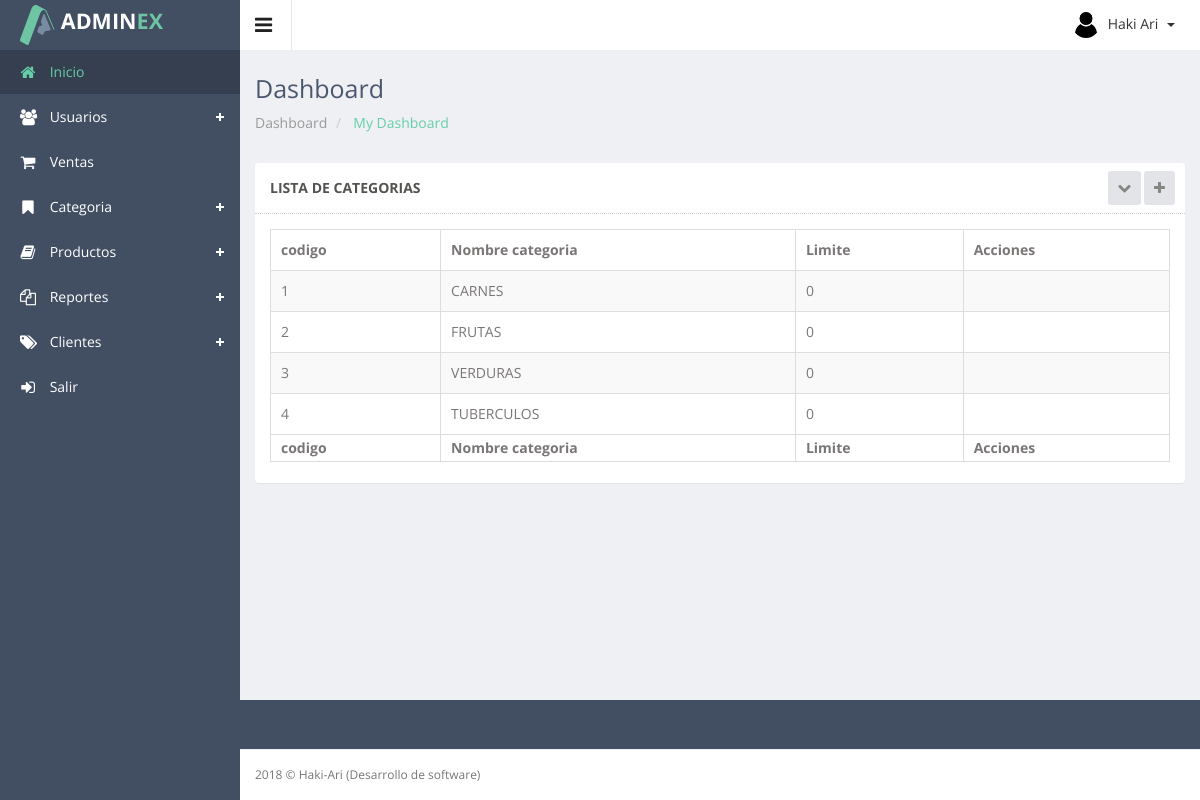
The page /app/controller/categoria/ (signed in) on the database its author committed.
### tables this page shows
CREATE TABLE `categoria` (
  `id_cat` bigint(20) NOT NULL AUTO_INCREMENT,
  `nombre` varchar(30) DEFAULT NULL,
  `limite` int(11) DEFAULT NULL,
  PRIMARY KEY (`id_cat`)
);

### app/controller/categoria/index.php (called while the page is built, shortened)
<?php
	require_once ("../../config/conexion.php");
	if (!($categorias = $con->query("SELECT * FROM categoria"))) {
    	echo "Falló SELECT: (" . $con->errno . ") " . $con->error;
	}
	require_once ('../../../public/views/plantilla.php');
?>

### public/views/categoria/index.php (the view)
<div class="row">
    <div class="col-sm-12">
        <section class="panel">
            <header class="panel-heading">
                Lista de Categorias
                <span class="tools pull-right">
                    <a href="javascript:;" class="fa fa-chevron-down"></a>
                    <a href="<?php echo ROOT_CONTROLLER; ?>user/registro.php" class="fa fa-plus"></a>
                 </span>
            </header>
            <div class="panel-body">
                <div class="adv-table">
                    <table  class="display table table-bordered table-striped" id="dynamic-table">
                        <thead>
                            <tr>
                                <th>codigo</th>
                                <th>Nombre categoria</th>
                                <th>Limite</th>
                                <th class="hidden-phone">Acciones</th>
                            </tr>
                        </thead>
                        <tbody>
                            <?php foreach ($categorias as $categoria): ?>
                                <tr class="gradeX">
                                    <td><?php echo $categoria['id_cat']; ?></td>
                                    <td><?php echo $categoria['nombre']; ?></td>
                                    <td><?php echo $categoria['limite']; ?></td>
                                    <td ></td>
                                </tr>
                            <?php endforeach ?>
                        </tbody>
                        <tfoot>
                            <tr>
                                <th>codigo</th>
                                <th>Nombre categoria</th>
                                <th>Limite</th>
                                <th class="hidden-phone">Acciones</th>
                            </tr>
                        </tfoot>
                    </table>
                </div>
            </div>
        </section>
    </div>
</div>

### resources/assets/js/advanced-datatable/css/demo_table.css (style rules this page uses)
table.display { margin: 0 auto; clear: both; width: 100%; }
table.display thead th { padding: 3px 18px 3px 10px; border-bottom: 1px solid black; font-weight: bold; cursor: pointer; * cursor: hand; }
table.display tfoot th { padding: 3px 18px 3px 10px; border-top: 1px solid black; font-weight: bold; }
table.display td { padding: 3px 10px; }
table.display tr.gradeX { background-color: #ffdddd; }

### rows shown on the page
categoria: id_cat "1", nombre "CARNES", limite "0"
categoria: id_cat "2", nombre "FRUTAS", limite "0"
categoria: id_cat "3", nombre "VERDURAS", limite "0"
categoria: id_cat "4", nombre "TUBERCULOS", limite "0"

### other values the page prints
$_SESSION['nombre'] "Haki Ari"
